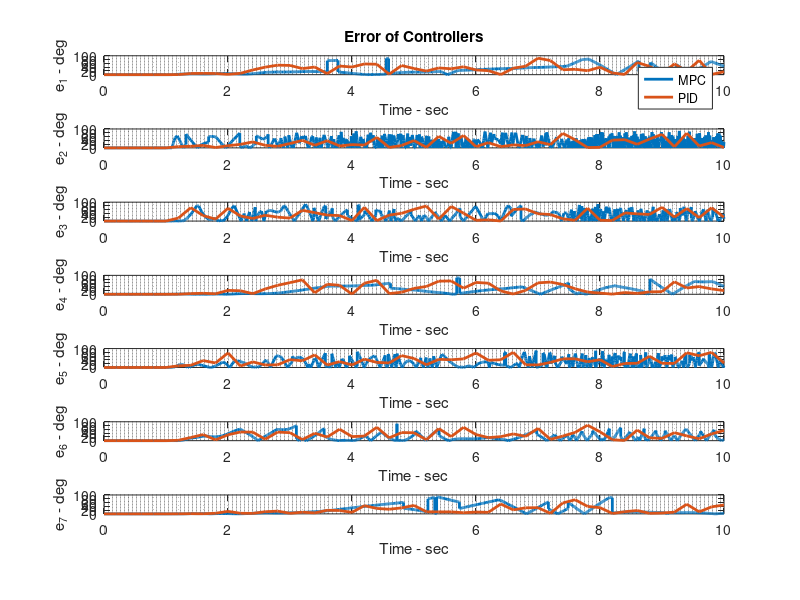

MATLAB code for this plot: (Note: this script raises an error after producing the figure.)
clear
clc
close all
%% Defaults for this blog post
width = 8;     % Width in inches
height = 4;    % Height in inches
alw = 0.75;    % AxesLineWidth
fsz =16 ;      % Fontsize
lw = 1;      % LineWidth
msz = 8;       % MarkerSize

%%
load('MPCerror')
MPCerror=error;
timeMPC=time;
time=[];
error=[];
load('PIDerror')
PIDerror=error;
timePID=time;
time=[];
error=[];
%%
figure(1)
pos = get(gcf, 'Position');
set(gcf, 'Position', [pos(1) pos(2) width*100, height*400]); %<- Set size
set(gca, 'FontSize', fsz, 'LineWidth', alw); %<- Set properties
subplot(7,1,1)
plot(timeMPC,MPCerror(:,1),'linewidth',2)
hold on
plot(timePID,PIDerror(:,1),'linewidth',2)
grid minor
xlabel('Time - sec')
ylabel('e_1 - deg')
legend('MPC','PID')
title('Error of Controllers')
subplot(7,1,2)
plot(timeMPC,MPCerror(:,2),'linewidth',2)
hold on
plot(timePID,PIDerror(:,2),'linewidth',2)
grid minor
xlabel('Time - sec')
ylabel('e_2 - deg')
% legend('MPC','PID')
subplot(7,1,3)
plot(timeMPC,MPCerror(:,3),'linewidth',2)
hold on
plot(timePID,PIDerror(:,3),'linewidth',2)
grid minor
xlabel('Time - sec')
ylabel('e_3 - deg')
% legend('MPC','PID')
subplot(7,1,4)
plot(timeMPC,MPCerror(:,4),'linewidth',2)
hold on
plot(timePID,PIDerror(:,4),'linewidth',2)
grid minor
xlabel('Time - sec')
ylabel('e_4 - deg')
% legend('MPC','PID')
subplot(7,1,5)
plot(timeMPC,MPCerror(:,5),'linewidth',2)
hold on
plot(timePID,PIDerror(:,5),'linewidth',2)
grid minor
xlabel('Time - sec')
ylabel('e_5 - deg')
% legend('MPC','PID')
subplot(7,1,6)
plot(timeMPC,MPCerror(:,6),'linewidth',2)
hold on
plot(timePID,PIDerror(:,6),'linewidth',2)
grid minor
xlabel('Time - sec')
ylabel('e_6 - deg')
% legend('MPC','PID')
subplot(7,1,7)
plot(timeMPC,MPCerror(:,7),'linewidth',2)
hold on
plot(timePID,PIDerror(:,7),'linewidth',2)
grid minor
xlabel('Time - sec')
ylabel('e_7 - deg')
% legend('MPC','PID')

%% mse ise
MSE_mpc=[mse(MPCerror(:,1))
    mse(MPCerror(:,2))
    mse(MPCerror(:,3))
    mse(MPCerror(:,4))
    mse(MPCerror(:,5))
    mse(MPCerror(:,6))
    mse(MPCerror(:,7))];
MSE_pid=[mse(PIDerror(:,1))
    mse(PIDerror(:,2))
    mse(PIDerror(:,3))
    mse(PIDerror(:,4))
    mse(PIDerror(:,5))
    mse(PIDerror(:,6))
    mse(PIDerror(:,7))];
%% ISE
ISE_mpc=[abs(sum(MPCerror(:,1)))
    abs(sum(MPCerror(:,2)))
    abs(sum(MPCerror(:,3)))
    abs(sum(MPCerror(:,4)))
    abs(sum(MPCerror(:,5)))
    abs(sum(MPCerror(:,6)))
    abs(sum(MPCerror(:,7)))];
ISE_pid=[abs(sum(PIDerror(:,1)))
    abs(sum(PIDerror(:,2)))
    abs(sum(PIDerror(:,3)))
    abs(sum(PIDerror(:,4)))
    abs(sum(PIDerror(:,5)))
    abs(sum(PIDerror(:,6)))
    abs(sum(PIDerror(:,7)))];
%%
%%
figure
subplot(2,2,1)
    bar(MSE_mpc)
legend('MPC')
grid minor  
 xlabel('Links')
 ylabel('MSE')
subplot(2,2,2)
bar(MSE_pid)
grid minor
legend('Ref [65]')
 xlabel('Links')
 ylabel('MSE')
subplot(2,2,3)
bar(ISE_pid)
legend('MPC')
grid minor
 xlabel('Links')
 ylabel('ISE')
subplot(2,2,4)
bar(ISE_pid)
legend('Ref [65]')
 grid minor
 xlabel('Links')
 ylabel('ISE')
